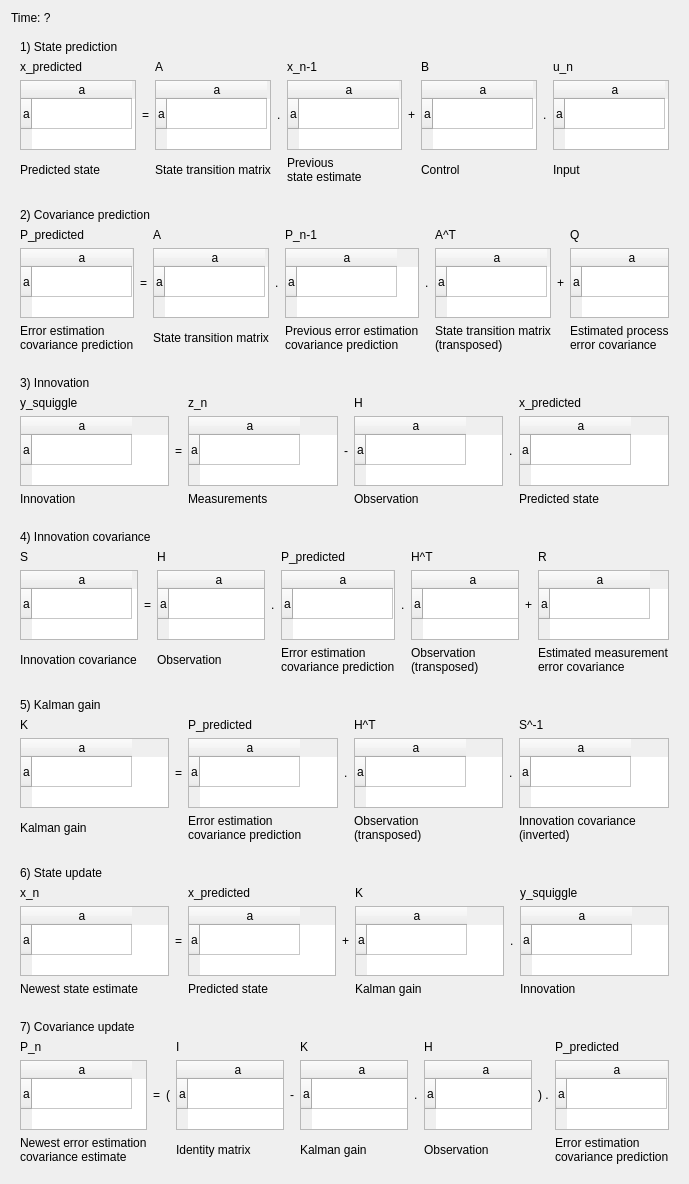
<?xml version="1.0" encoding="UTF-8"?>
<ui version="4.0">
 <class>QtStandardKalmanFilterCalculationDialog</class>
 <widget class="QDialog" name="QtStandardKalmanFilterCalculationDialog">
  <property name="geometry">
   <rect>
    <x>0</x>
    <y>0</y>
    <width>631</width>
    <height>1097</height>
   </rect>
  </property>
  <property name="windowTitle">
   <string>Dialog</string>
  </property>
  <property name="windowIcon">
   <iconset resource="ToolKalmanFilterer.qrc">
    <normaloff>:/images/R.png</normaloff>:/images/R.png</iconset>
  </property>
  <layout class="QVBoxLayout" name="verticalLayout">
   <item>
    <widget class="QLabel" name="label_time">
     <property name="text">
      <string>Time: ?</string>
     </property>
    </widget>
   </item>
   <item>
    <widget class="QWidget" name="widget_1" native="true">
     <layout class="QGridLayout" name="gridLayout">
      <item row="1" column="0">
       <widget class="QLabel" name="label_top_1_1">
        <property name="text">
         <string>x_predicted</string>
        </property>
       </widget>
      </item>
      <item row="1" column="2">
       <widget class="QLabel" name="label_top_2_1">
        <property name="text">
         <string>A</string>
        </property>
       </widget>
      </item>
      <item row="2" column="0">
       <widget class="QTableWidget" name="table_state_predicted_1">
        <row>
         <property name="text">
          <string>a</string>
         </property>
        </row>
        <column>
         <property name="text">
          <string>a</string>
         </property>
        </column>
       </widget>
      </item>
      <item row="2" column="1">
       <widget class="QLabel" name="label_equals_1">
        <property name="text">
         <string>=</string>
        </property>
       </widget>
      </item>
      <item row="2" column="2">
       <widget class="QTableWidget" name="table_state_transition_1">
        <row>
         <property name="text">
          <string>a</string>
         </property>
        </row>
        <column>
         <property name="text">
          <string>a</string>
         </property>
        </column>
       </widget>
      </item>
      <item row="2" column="3">
       <widget class="QLabel" name="label_dot_2_1">
        <property name="text">
         <string>.</string>
        </property>
       </widget>
      </item>
      <item row="2" column="4">
       <widget class="QTableWidget" name="table_previous_state_estimate">
        <row>
         <property name="text">
          <string>a</string>
         </property>
        </row>
        <column>
         <property name="text">
          <string>a</string>
         </property>
        </column>
       </widget>
      </item>
      <item row="2" column="5">
       <widget class="QLabel" name="label_plus_1">
        <property name="text">
         <string>+</string>
        </property>
       </widget>
      </item>
      <item row="2" column="6">
       <widget class="QTableWidget" name="table_control_1">
        <row>
         <property name="text">
          <string>a</string>
         </property>
        </row>
        <column>
         <property name="text">
          <string>a</string>
         </property>
        </column>
       </widget>
      </item>
      <item row="2" column="8">
       <widget class="QTableWidget" name="table_input">
        <row>
         <property name="text">
          <string>a</string>
         </property>
        </row>
        <column>
         <property name="text">
          <string>a</string>
         </property>
        </column>
       </widget>
      </item>
      <item row="2" column="7">
       <widget class="QLabel" name="label_dot_1_1">
        <property name="text">
         <string>.</string>
        </property>
       </widget>
      </item>
      <item row="1" column="4">
       <widget class="QLabel" name="label_top_3_1">
        <property name="text">
         <string>x_n-1</string>
        </property>
       </widget>
      </item>
      <item row="1" column="6">
       <widget class="QLabel" name="label_top_4_1">
        <property name="text">
         <string>B</string>
        </property>
       </widget>
      </item>
      <item row="1" column="8">
       <widget class="QLabel" name="label_top_5_1">
        <property name="text">
         <string>u_n</string>
        </property>
       </widget>
      </item>
      <item row="3" column="0">
       <widget class="QLabel" name="label_bottom_1_1">
        <property name="text">
         <string>Predicted state</string>
        </property>
       </widget>
      </item>
      <item row="3" column="2">
       <widget class="QLabel" name="label_bottom_2_1">
        <property name="text">
         <string>State transition matrix</string>
        </property>
       </widget>
      </item>
      <item row="3" column="4">
       <widget class="QLabel" name="label_bottom_3_1">
        <property name="text">
         <string>Previous
state estimate</string>
        </property>
       </widget>
      </item>
      <item row="3" column="6">
       <widget class="QLabel" name="label_bottom_4_1">
        <property name="text">
         <string>Control</string>
        </property>
       </widget>
      </item>
      <item row="3" column="8">
       <widget class="QLabel" name="label_bottom_5_1">
        <property name="text">
         <string>Input</string>
        </property>
       </widget>
      </item>
      <item row="0" column="0" colspan="2">
       <widget class="QLabel" name="label_title_1">
        <property name="text">
         <string>1) State prediction</string>
        </property>
       </widget>
      </item>
     </layout>
    </widget>
   </item>
   <item>
    <widget class="QWidget" name="widget_2" native="true">
     <layout class="QGridLayout" name="gridLayout_2">
      <item row="0" column="0" colspan="4">
       <widget class="QLabel" name="label_4">
        <property name="text">
         <string>2) Covariance prediction</string>
        </property>
       </widget>
      </item>
      <item row="1" column="0">
       <widget class="QLabel" name="label_22">
        <property name="text">
         <string>P_predicted</string>
        </property>
       </widget>
      </item>
      <item row="1" column="2">
       <widget class="QLabel" name="label_23">
        <property name="text">
         <string>A</string>
        </property>
       </widget>
      </item>
      <item row="1" column="4">
       <widget class="QLabel" name="label_27">
        <property name="text">
         <string>P_n-1</string>
        </property>
       </widget>
      </item>
      <item row="2" column="0">
       <widget class="QTableWidget" name="table_covariance_predicted_2">
        <row>
         <property name="text">
          <string>a</string>
         </property>
        </row>
        <column>
         <property name="text">
          <string>a</string>
         </property>
        </column>
       </widget>
      </item>
      <item row="2" column="1">
       <widget class="QLabel" name="label_equals_2">
        <property name="text">
         <string>=</string>
        </property>
       </widget>
      </item>
      <item row="2" column="2">
       <widget class="QTableWidget" name="table_state_transition_1_2">
        <row>
         <property name="text">
          <string>a</string>
         </property>
        </row>
        <column>
         <property name="text">
          <string>a</string>
         </property>
        </column>
       </widget>
      </item>
      <item row="2" column="3">
       <widget class="QLabel" name="label_25">
        <property name="text">
         <string>.</string>
        </property>
       </widget>
      </item>
      <item row="2" column="4">
       <widget class="QTableWidget" name="table_previous_covariance_estimate">
        <row>
         <property name="text">
          <string>a</string>
         </property>
        </row>
        <column>
         <property name="text">
          <string>a</string>
         </property>
        </column>
       </widget>
      </item>
      <item row="2" column="5">
       <widget class="QLabel" name="label_26">
        <property name="text">
         <string>.</string>
        </property>
       </widget>
      </item>
      <item row="2" column="6">
       <widget class="QTableWidget" name="table_state_transition_2_transposed">
        <row>
         <property name="text">
          <string>a</string>
         </property>
        </row>
        <column>
         <property name="text">
          <string>a</string>
         </property>
        </column>
       </widget>
      </item>
      <item row="1" column="6">
       <widget class="QLabel" name="label_28">
        <property name="text">
         <string>A^T</string>
        </property>
       </widget>
      </item>
      <item row="2" column="7">
       <widget class="QLabel" name="label_29">
        <property name="text">
         <string>+</string>
        </property>
       </widget>
      </item>
      <item row="2" column="8">
       <widget class="QTableWidget" name="table_estimated_process_noise">
        <row>
         <property name="text">
          <string>a</string>
         </property>
        </row>
        <column>
         <property name="text">
          <string>a</string>
         </property>
        </column>
       </widget>
      </item>
      <item row="1" column="8">
       <widget class="QLabel" name="label_30">
        <property name="text">
         <string>Q</string>
        </property>
       </widget>
      </item>
      <item row="3" column="0">
       <widget class="QLabel" name="label_31">
        <property name="text">
         <string>Error estimation
covariance prediction</string>
        </property>
       </widget>
      </item>
      <item row="3" column="2">
       <widget class="QLabel" name="label_32">
        <property name="text">
         <string>State transition matrix</string>
        </property>
       </widget>
      </item>
      <item row="3" column="4">
       <widget class="QLabel" name="label_33">
        <property name="text">
         <string>Previous error estimation
covariance prediction</string>
        </property>
       </widget>
      </item>
      <item row="3" column="6">
       <widget class="QLabel" name="label_34">
        <property name="text">
         <string>State transition matrix
(transposed)</string>
        </property>
       </widget>
      </item>
      <item row="3" column="8">
       <widget class="QLabel" name="label_35">
        <property name="text">
         <string>Estimated process
error covariance</string>
        </property>
       </widget>
      </item>
     </layout>
    </widget>
   </item>
   <item>
    <widget class="QWidget" name="widget_3" native="true">
     <layout class="QGridLayout" name="gridLayout_3">
      <item row="0" column="0" colspan="2">
       <widget class="QLabel" name="label_17">
        <property name="text">
         <string>3) Innovation</string>
        </property>
       </widget>
      </item>
      <item row="2" column="0">
       <widget class="QTableWidget" name="table_innovation_3">
        <row>
         <property name="text">
          <string>a</string>
         </property>
        </row>
        <column>
         <property name="text">
          <string>a</string>
         </property>
        </column>
       </widget>
      </item>
      <item row="2" column="1">
       <widget class="QLabel" name="label_36">
        <property name="text">
         <string>=</string>
        </property>
       </widget>
      </item>
      <item row="2" column="2">
       <widget class="QTableWidget" name="table_measurement">
        <row>
         <property name="text">
          <string>a</string>
         </property>
        </row>
        <column>
         <property name="text">
          <string>a</string>
         </property>
        </column>
       </widget>
      </item>
      <item row="2" column="3">
       <widget class="QLabel" name="label_38">
        <property name="text">
         <string>-</string>
        </property>
       </widget>
      </item>
      <item row="2" column="4">
       <widget class="QTableWidget" name="table_observation_3">
        <row>
         <property name="text">
          <string>a</string>
         </property>
        </row>
        <column>
         <property name="text">
          <string>a</string>
         </property>
        </column>
       </widget>
      </item>
      <item row="2" column="5">
       <widget class="QLabel" name="label_37">
        <property name="text">
         <string>.</string>
        </property>
       </widget>
      </item>
      <item row="2" column="6">
       <widget class="QTableWidget" name="table_state_predicted_3">
        <row>
         <property name="text">
          <string>a</string>
         </property>
        </row>
        <column>
         <property name="text">
          <string>a</string>
         </property>
        </column>
       </widget>
      </item>
      <item row="1" column="0">
       <widget class="QLabel" name="label_39">
        <property name="text">
         <string>y_squiggle</string>
        </property>
       </widget>
      </item>
      <item row="3" column="0">
       <widget class="QLabel" name="label_40">
        <property name="text">
         <string>Innovation</string>
        </property>
       </widget>
      </item>
      <item row="1" column="2">
       <widget class="QLabel" name="label_41">
        <property name="text">
         <string>z_n</string>
        </property>
       </widget>
      </item>
      <item row="3" column="2">
       <widget class="QLabel" name="label_42">
        <property name="text">
         <string>Measurements</string>
        </property>
       </widget>
      </item>
      <item row="1" column="4">
       <widget class="QLabel" name="label_43">
        <property name="text">
         <string>H</string>
        </property>
       </widget>
      </item>
      <item row="1" column="6">
       <widget class="QLabel" name="label_44">
        <property name="text">
         <string>x_predicted</string>
        </property>
       </widget>
      </item>
      <item row="3" column="4">
       <widget class="QLabel" name="label_45">
        <property name="text">
         <string>Observation</string>
        </property>
       </widget>
      </item>
      <item row="3" column="6">
       <widget class="QLabel" name="label_46">
        <property name="text">
         <string>Predicted state</string>
        </property>
       </widget>
      </item>
     </layout>
    </widget>
   </item>
   <item>
    <widget class="QWidget" name="widget_4" native="true">
     <layout class="QGridLayout" name="gridLayout_4">
      <item row="0" column="0" colspan="2">
       <widget class="QLabel" name="label_47">
        <property name="text">
         <string>4) Innovation covariance</string>
        </property>
       </widget>
      </item>
      <item row="2" column="0">
       <widget class="QTableWidget" name="table_innovation_covariance_4">
        <row>
         <property name="text">
          <string>a</string>
         </property>
        </row>
        <column>
         <property name="text">
          <string>a</string>
         </property>
        </column>
       </widget>
      </item>
      <item row="2" column="1">
       <widget class="QLabel" name="label_48">
        <property name="text">
         <string>=</string>
        </property>
       </widget>
      </item>
      <item row="2" column="2">
       <widget class="QTableWidget" name="table_observation_4">
        <row>
         <property name="text">
          <string>a</string>
         </property>
        </row>
        <column>
         <property name="text">
          <string>a</string>
         </property>
        </column>
       </widget>
      </item>
      <item row="2" column="3">
       <widget class="QLabel" name="label_49">
        <property name="text">
         <string>.</string>
        </property>
       </widget>
      </item>
      <item row="2" column="4">
       <widget class="QTableWidget" name="table_covariance_predicted_4">
        <row>
         <property name="text">
          <string>a</string>
         </property>
        </row>
        <column>
         <property name="text">
          <string>a</string>
         </property>
        </column>
       </widget>
      </item>
      <item row="2" column="5">
       <widget class="QLabel" name="label_50">
        <property name="text">
         <string>.</string>
        </property>
       </widget>
      </item>
      <item row="2" column="6">
       <widget class="QTableWidget" name="table_observation_4_transposed">
        <row>
         <property name="text">
          <string>a</string>
         </property>
        </row>
        <column>
         <property name="text">
          <string>a</string>
         </property>
        </column>
       </widget>
      </item>
      <item row="1" column="0">
       <widget class="QLabel" name="label_51">
        <property name="text">
         <string>S</string>
        </property>
       </widget>
      </item>
      <item row="3" column="0">
       <widget class="QLabel" name="label_52">
        <property name="text">
         <string>Innovation covariance</string>
        </property>
       </widget>
      </item>
      <item row="1" column="2">
       <widget class="QLabel" name="label_53">
        <property name="text">
         <string>H</string>
        </property>
       </widget>
      </item>
      <item row="3" column="2">
       <widget class="QLabel" name="label_54">
        <property name="text">
         <string>Observation</string>
        </property>
       </widget>
      </item>
      <item row="1" column="4">
       <widget class="QLabel" name="label_55">
        <property name="text">
         <string>P_predicted</string>
        </property>
       </widget>
      </item>
      <item row="1" column="6">
       <widget class="QLabel" name="label_56">
        <property name="text">
         <string>H^T</string>
        </property>
       </widget>
      </item>
      <item row="3" column="4">
       <widget class="QLabel" name="label_57">
        <property name="text">
         <string>Error estimation
covariance prediction</string>
        </property>
       </widget>
      </item>
      <item row="3" column="6">
       <widget class="QLabel" name="label_58">
        <property name="text">
         <string>Observation
(transposed)</string>
        </property>
       </widget>
      </item>
      <item row="2" column="7">
       <widget class="QLabel" name="label_59">
        <property name="text">
         <string>+</string>
        </property>
       </widget>
      </item>
      <item row="2" column="8">
       <widget class="QTableWidget" name="table_estimated_measurement_noise">
        <row>
         <property name="text">
          <string>a</string>
         </property>
        </row>
        <column>
         <property name="text">
          <string>a</string>
         </property>
        </column>
       </widget>
      </item>
      <item row="3" column="8">
       <widget class="QLabel" name="label_19">
        <property name="text">
         <string>Estimated measurement
error covariance</string>
        </property>
       </widget>
      </item>
      <item row="1" column="8">
       <widget class="QLabel" name="label_18">
        <property name="text">
         <string>R</string>
        </property>
       </widget>
      </item>
     </layout>
    </widget>
   </item>
   <item>
    <widget class="QWidget" name="widget_5" native="true">
     <layout class="QGridLayout" name="gridLayout_5">
      <item row="0" column="0" colspan="2">
       <widget class="QLabel" name="label_60">
        <property name="text">
         <string>5) Kalman gain</string>
        </property>
       </widget>
      </item>
      <item row="2" column="0">
       <widget class="QTableWidget" name="table_kalman_gain_5">
        <row>
         <property name="text">
          <string>a</string>
         </property>
        </row>
        <column>
         <property name="text">
          <string>a</string>
         </property>
        </column>
       </widget>
      </item>
      <item row="2" column="1">
       <widget class="QLabel" name="label_61">
        <property name="text">
         <string>=</string>
        </property>
       </widget>
      </item>
      <item row="2" column="2">
       <widget class="QTableWidget" name="table_covariance_predicted_5">
        <row>
         <property name="text">
          <string>a</string>
         </property>
        </row>
        <column>
         <property name="text">
          <string>a</string>
         </property>
        </column>
       </widget>
      </item>
      <item row="2" column="3">
       <widget class="QLabel" name="label_62">
        <property name="text">
         <string>.</string>
        </property>
       </widget>
      </item>
      <item row="2" column="4">
       <widget class="QTableWidget" name="table_observation_5_transposed">
        <row>
         <property name="text">
          <string>a</string>
         </property>
        </row>
        <column>
         <property name="text">
          <string>a</string>
         </property>
        </column>
       </widget>
      </item>
      <item row="2" column="5">
       <widget class="QLabel" name="label_63">
        <property name="text">
         <string>.</string>
        </property>
       </widget>
      </item>
      <item row="2" column="6">
       <widget class="QTableWidget" name="table_innovation_covariance_5_inverted">
        <row>
         <property name="text">
          <string>a</string>
         </property>
        </row>
        <column>
         <property name="text">
          <string>a</string>
         </property>
        </column>
       </widget>
      </item>
      <item row="1" column="0">
       <widget class="QLabel" name="label_64">
        <property name="text">
         <string>K</string>
        </property>
       </widget>
      </item>
      <item row="3" column="0">
       <widget class="QLabel" name="label_65">
        <property name="text">
         <string>Kalman gain</string>
        </property>
       </widget>
      </item>
      <item row="1" column="2">
       <widget class="QLabel" name="label_66">
        <property name="text">
         <string>P_predicted</string>
        </property>
       </widget>
      </item>
      <item row="3" column="2">
       <widget class="QLabel" name="label_67">
        <property name="text">
         <string>Error estimation
covariance prediction</string>
        </property>
       </widget>
      </item>
      <item row="1" column="4">
       <widget class="QLabel" name="label_68">
        <property name="text">
         <string>H^T</string>
        </property>
       </widget>
      </item>
      <item row="1" column="6">
       <widget class="QLabel" name="label_69">
        <property name="text">
         <string>S^-1</string>
        </property>
       </widget>
      </item>
      <item row="3" column="4">
       <widget class="QLabel" name="label_70">
        <property name="text">
         <string>Observation
(transposed)</string>
        </property>
       </widget>
      </item>
      <item row="3" column="6">
       <widget class="QLabel" name="label_71">
        <property name="text">
         <string>Innovation covariance
(inverted)</string>
        </property>
       </widget>
      </item>
     </layout>
    </widget>
   </item>
   <item>
    <widget class="QWidget" name="widget_6" native="true">
     <layout class="QGridLayout" name="gridLayout_6">
      <item row="0" column="0" colspan="2">
       <widget class="QLabel" name="label_72">
        <property name="text">
         <string>6) State update</string>
        </property>
       </widget>
      </item>
      <item row="2" column="0">
       <widget class="QTableWidget" name="table_new_state_estimate">
        <row>
         <property name="text">
          <string>a</string>
         </property>
        </row>
        <column>
         <property name="text">
          <string>a</string>
         </property>
        </column>
       </widget>
      </item>
      <item row="2" column="1">
       <widget class="QLabel" name="label_73">
        <property name="text">
         <string>=</string>
        </property>
       </widget>
      </item>
      <item row="2" column="2">
       <widget class="QTableWidget" name="table_state_predicted_6">
        <row>
         <property name="text">
          <string>a</string>
         </property>
        </row>
        <column>
         <property name="text">
          <string>a</string>
         </property>
        </column>
       </widget>
      </item>
      <item row="2" column="3">
       <widget class="QLabel" name="label_74">
        <property name="text">
         <string>+</string>
        </property>
       </widget>
      </item>
      <item row="2" column="4">
       <widget class="QTableWidget" name="table_kalman_gain_6">
        <row>
         <property name="text">
          <string>a</string>
         </property>
        </row>
        <column>
         <property name="text">
          <string>a</string>
         </property>
        </column>
       </widget>
      </item>
      <item row="2" column="5">
       <widget class="QLabel" name="label_75">
        <property name="text">
         <string>.</string>
        </property>
       </widget>
      </item>
      <item row="2" column="6">
       <widget class="QTableWidget" name="table_innovation_6">
        <row>
         <property name="text">
          <string>a</string>
         </property>
        </row>
        <column>
         <property name="text">
          <string>a</string>
         </property>
        </column>
       </widget>
      </item>
      <item row="1" column="0">
       <widget class="QLabel" name="label_76">
        <property name="text">
         <string>x_n</string>
        </property>
       </widget>
      </item>
      <item row="3" column="0">
       <widget class="QLabel" name="label_77">
        <property name="text">
         <string>Newest state estimate</string>
        </property>
       </widget>
      </item>
      <item row="1" column="2">
       <widget class="QLabel" name="label_78">
        <property name="text">
         <string>x_predicted</string>
        </property>
       </widget>
      </item>
      <item row="3" column="2">
       <widget class="QLabel" name="label_79">
        <property name="text">
         <string>Predicted state</string>
        </property>
       </widget>
      </item>
      <item row="1" column="4">
       <widget class="QLabel" name="label_80">
        <property name="text">
         <string>K</string>
        </property>
       </widget>
      </item>
      <item row="1" column="6">
       <widget class="QLabel" name="label_81">
        <property name="text">
         <string>y_squiggle</string>
        </property>
       </widget>
      </item>
      <item row="3" column="4">
       <widget class="QLabel" name="label_82">
        <property name="text">
         <string>Kalman gain</string>
        </property>
       </widget>
      </item>
      <item row="3" column="6">
       <widget class="QLabel" name="label_83">
        <property name="text">
         <string>Innovation</string>
        </property>
       </widget>
      </item>
     </layout>
    </widget>
   </item>
   <item>
    <widget class="QWidget" name="widget_7" native="true">
     <layout class="QGridLayout" name="gridLayout_7">
      <item row="0" column="0" colspan="5">
       <widget class="QLabel" name="label_20">
        <property name="text">
         <string>7) Covariance update</string>
        </property>
       </widget>
      </item>
      <item row="1" column="0">
       <widget class="QLabel" name="label_84">
        <property name="text">
         <string>P_n</string>
        </property>
       </widget>
      </item>
      <item row="1" column="3">
       <widget class="QLabel" name="label_85">
        <property name="text">
         <string>I</string>
        </property>
       </widget>
      </item>
      <item row="1" column="5">
       <widget class="QLabel" name="label_86">
        <property name="text">
         <string>K</string>
        </property>
       </widget>
      </item>
      <item row="2" column="0">
       <widget class="QTableWidget" name="table_new_covariance">
        <row>
         <property name="text">
          <string>a</string>
         </property>
        </row>
        <column>
         <property name="text">
          <string>a</string>
         </property>
        </column>
       </widget>
      </item>
      <item row="2" column="1">
       <widget class="QLabel" name="label_87">
        <property name="text">
         <string>=</string>
        </property>
       </widget>
      </item>
      <item row="2" column="3">
       <widget class="QTableWidget" name="table_identity_matrix">
        <row>
         <property name="text">
          <string>a</string>
         </property>
        </row>
        <column>
         <property name="text">
          <string>a</string>
         </property>
        </column>
       </widget>
      </item>
      <item row="2" column="4">
       <widget class="QLabel" name="label_88">
        <property name="text">
         <string>-</string>
        </property>
       </widget>
      </item>
      <item row="2" column="5">
       <widget class="QTableWidget" name="table_kalman_gain_7">
        <row>
         <property name="text">
          <string>a</string>
         </property>
        </row>
        <column>
         <property name="text">
          <string>a</string>
         </property>
        </column>
       </widget>
      </item>
      <item row="2" column="6">
       <widget class="QLabel" name="label_89">
        <property name="text">
         <string>.</string>
        </property>
       </widget>
      </item>
      <item row="2" column="7">
       <widget class="QTableWidget" name="table_observation_7">
        <row>
         <property name="text">
          <string>a</string>
         </property>
        </row>
        <column>
         <property name="text">
          <string>a</string>
         </property>
        </column>
       </widget>
      </item>
      <item row="1" column="7">
       <widget class="QLabel" name="label_90">
        <property name="text">
         <string>H</string>
        </property>
       </widget>
      </item>
      <item row="2" column="8">
       <widget class="QLabel" name="label_91">
        <property name="text">
         <string>) .</string>
        </property>
       </widget>
      </item>
      <item row="2" column="9">
       <widget class="QTableWidget" name="table_covariance_predicted_7">
        <row>
         <property name="text">
          <string>a</string>
         </property>
        </row>
        <column>
         <property name="text">
          <string>a</string>
         </property>
        </column>
       </widget>
      </item>
      <item row="3" column="0">
       <widget class="QLabel" name="label_93">
        <property name="text">
         <string>Newest error estimation
covariance estimate</string>
        </property>
       </widget>
      </item>
      <item row="3" column="3">
       <widget class="QLabel" name="label_bottom_2">
        <property name="text">
         <string>Identity matrix</string>
        </property>
       </widget>
      </item>
      <item row="2" column="2">
       <widget class="QLabel" name="label_112">
        <property name="text">
         <string>(</string>
        </property>
       </widget>
      </item>
      <item row="1" column="9">
       <widget class="QLabel" name="label_98">
        <property name="text">
         <string>P_predicted</string>
        </property>
       </widget>
      </item>
      <item row="3" column="9">
       <widget class="QLabel" name="label_107">
        <property name="text">
         <string>Error estimation
covariance prediction</string>
        </property>
       </widget>
      </item>
      <item row="3" column="5">
       <widget class="QLabel" name="label_92">
        <property name="text">
         <string>Kalman gain</string>
        </property>
       </widget>
      </item>
      <item row="3" column="7">
       <widget class="QLabel" name="label_95">
        <property name="text">
         <string>Observation</string>
        </property>
       </widget>
      </item>
     </layout>
    </widget>
   </item>
  </layout>
 </widget>
 <resources>
  <include location="ToolKalmanFilterer.qrc"/>
 </resources>
 <connections/>
</ui>
